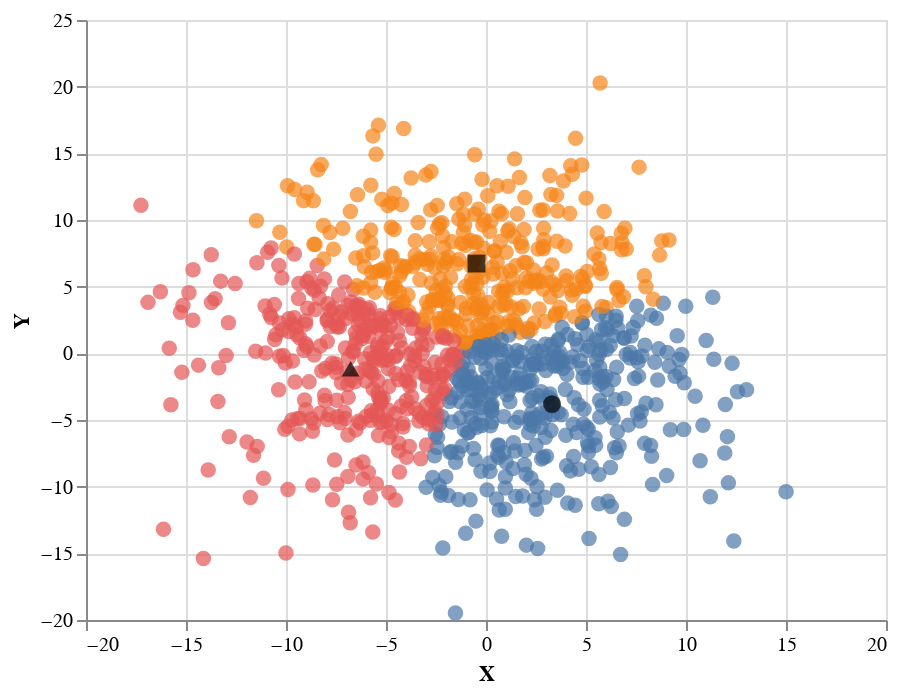

Notebook cell for this chart:
### Code cell
N=1000
k=5
k2=3
random="s"
plotmode="P"
spread=5

#def plot_kmean(N, k, k2, spread, random, plotmode):
    
if random=="Random":
    seed=np.random.randint(low=0,high=2031)
else:
    seed=532
if N is None:
    N=2500

np.random.seed(seed)
cstd=np.random.random_sample((k,))+spread

X, y = make_blobs(n_samples=N, centers=k, center_box=(-5, 5), cluster_std=cstd, random_state=seed)

k_means = KMeans(init="k-means++", n_clusters=k2, n_init=min(10, N))
k_means.fit(X)
k_means_cluster_centers = k_means.cluster_centers_
k_means_labels = k_means.labels_+1


df = pd.DataFrame({'X':X[:,0], 'Y':X[:,1],'true class': y+1, 'pred class': k_means_labels})
kdf = pd.DataFrame({'X':k_means_cluster_centers[:,0], 'Y':k_means_cluster_centers[:,1],'pred class': [i+1 for i in range(k2)]})

if plotmode=="Original":
    chart2 = alt.Chart(df).mark_circle(size=60).encode(
        x='X',
        y='Y',
        color=alt.Color('true class:N'),
        tooltip=['X','Y','true class','pred class'])
else:
    chart = alt.Chart(df).mark_circle(size=60).encode(
        x='X',
        y='Y',
        color=alt.Color('pred class:N'),
        tooltip=['X','Y','true class','pred class'])

    centroid = alt.Chart(kdf).mark_point(size=80, filled=True, color='black').encode(
        x='X',
        y='Y',
        shape=alt.Shape('pred class:N', legend=None)
    )

    chart2 = (chart+centroid).interactive()

    #return chart2.to_html()
    
#plot_kmean(N, k,k2,random,plotmode)
chart2
#cstd

### Figure 1 — Vega-Lite specification as saved in the notebook (floating-point values rounded to 4 significant figures; data arrays with more than 128 entries replaced by an {"elided": "..."} marker saying what was removed)
{"config": {"view": {"continuousWidth": 400, "continuousHeight": 300}}, "layer": [{"data": {"name": "data-e9c3297a517a9d14857a8a55567e2efe"}, "mark": {"type": "circle", "size": 60}, "encoding": {"color": {"field": "pred class", "type": "nominal"}, "tooltip": [{"field": "X", "type": "quantitative"}, {"field": "Y", "type": "quantitative"}, {"field": "true class", "type": "quantitative"}, {"field": "pred class", "type": "quantitative"}], "x": {"field": "X", "type": "quantitative"}, "y": {"field": "Y", "type": "quantitative"}}, "selection": {"selector050": {"type": "interval", "bind": "scales", "encodings": ["x", "y"]}}}, {"data": {"name": "data-4d7bff98b3201e79185e83db61faf5bf"}, "mark": {"type": "point", "color": "black", "filled": true, "size": 80}, "encoding": {"shape": {"field": "pred class", "legend": null, "type": "nominal"}, "x": {"field": "X", "type": "quantitative"}, "y": {"field": "Y", "type": "quantitative"}}}], "$schema": "https://vega.github.io/schema/vega-lite/v4.17.0.json", "datasets": {"data-e9c3297a517a9d14857a8a55567e2efe": {"elided": "1000 records"}, "data-4d7bff98b3201e79185e83db61faf5bf": [{"X": 3.3, "Y": -3.805, "pred class": 1}, {"X": -0.4749, "Y": 6.734, "pred class": 2}, {"X": -6.767, "Y": -1.148, "pred class": 3}]}}
